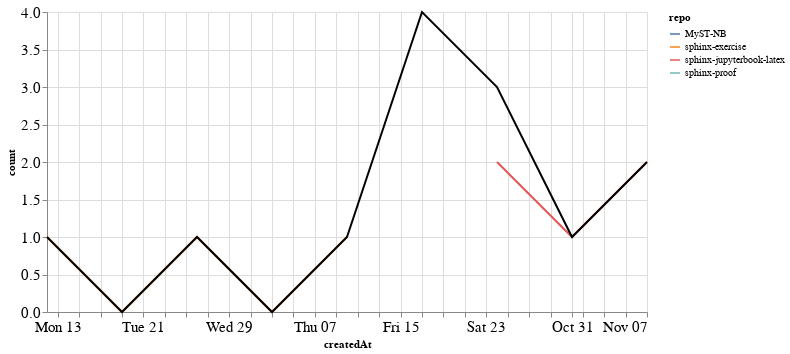

The code cell stored with this chart in its notebook:
### Markdown cell above
### PRs

### Code cell
prs_time = prs.groupby('repo').resample('W', on='createdAt').count()['author'].reset_index()
prs_time = prs_time.rename(columns={'author': 'count'})
prs_time_total = prs_time.groupby('createdAt').agg({"count": "sum"}).reset_index()

ch1 = alt.Chart(prs_time, width=600).mark_line().encode(
    x='createdAt',
    y='count',
    color='repo',
    tooltip="repo"
)

ch2 = alt.Chart(prs_time_total, width=600).mark_line(color="black").encode(
    x='createdAt',
    y='count',
)

ch1 + ch2

### Figure 1 — Vega-Lite specification as saved in the notebook (floating-point values rounded to 4 significant figures)
{"config": {"axisLeft": {"labelFontSize": 15}, "axisBottom": {"labelFontSize": 15}}, "layer": [{"data": {"name": "data-3ea1243fc54f6f4255344b994be4c528"}, "mark": "line", "encoding": {"color": {"type": "nominal", "field": "repo"}, "tooltip": {"type": "nominal", "field": "repo"}, "x": {"type": "temporal", "field": "createdAt"}, "y": {"type": "quantitative", "field": "count"}}, "width": 600}, {"data": {"name": "data-2f06f34ad681a15ea57467e6896f5d65"}, "mark": {"type": "line", "color": "black"}, "encoding": {"x": {"type": "temporal", "field": "createdAt"}, "y": {"type": "quantitative", "field": "count"}}, "width": 600}], "$schema": "https://vega.github.io/schema/vega-lite/v4.8.1.json", "datasets": {"data-3ea1243fc54f6f4255344b994be4c528": [{"repo": "MyST-NB", "createdAt": "2021-10-24T00:00:00", "count": 1}, {"repo": "sphinx-exercise", "createdAt": "2021-09-12T00:00:00", "count": 1}, {"repo": "sphinx-exercise", "createdAt": "2021-09-19T00:00:00", "count": 0}, {"repo": "sphinx-exercise", "createdAt": "2021-09-26T00:00:00", "count": 1}, {"repo": "sphinx-exercise", "createdAt": "2021-10-03T00:00:00", "count": 0}, {"repo": "sphinx-exercise", "createdAt": "2021-10-10T00:00:00", "count": 1}, {"repo": "sphinx-jupyterbook-latex", "createdAt": "2021-10-24T00:00:00", "count": 2}, {"repo": "sphinx-jupyterbook-latex", "createdAt": "2021-10-31T00:00:00", "count": 1}, {"repo": "sphinx-jupyterbook-latex", "createdAt": "2021-11-07T00:00:00", "count": 2}, {"repo": "sphinx-proof", "createdAt": "2021-10-17T00:00:00", "count": 4}], "data-2f06f34ad681a15ea57467e6896f5d65": [{"createdAt": "2021-09-12T00:00:00", "count": 1}, {"createdAt": "2021-09-19T00:00:00", "count": 0}, {"createdAt": "2021-09-26T00:00:00", "count": 1}, {"createdAt": "2021-10-03T00:00:00", "count": 0}, {"createdAt": "2021-10-10T00:00:00", "count": 1}, {"createdAt": "2021-10-17T00:00:00", "count": 4}, {"createdAt": "2021-10-24T00:00:00", "count": 3}, {"createdAt": "2021-10-31T00:00:00", "count": 1}, {"createdAt": "2021-11-07T00:00:00", "count": 2}]}}
